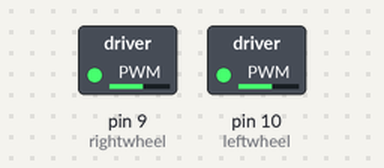
A sketch run on a simulated Arduino Uno, built with avr-gcc and run on an emulated ATmega328P. On the bench: switched loads named in the sketch (green lamp = pin HIGH). Pins used as bus, display or sensor lines are not drawn.

Above: at 0.1 s.
Timing chart, 0 to 1.6 s (numbered marks = the images above):
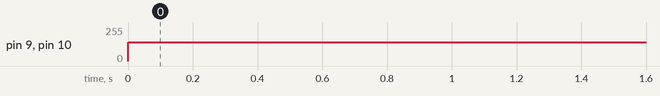

The sketch:

FullControllerWorking.ino
```cpp
int digitaldataMSB;
int digitaldataLSB;
int joystickrightMSB;
int joystickrightLSB;
int joystickleftMSB;
int joystickleftLSB;
int throwingpotMSB;
int throwingpotLSB;
byte bitread[28];

int qbswivelright = 2;
int qbthrowingspeed = 3;
int qbthrowingspeedvalue;
int qbswivelleft = 4;
int rightwheel = 9;
int rightwheelspeed;
int rightwheelspeedvalue;
int leftwheel = 10;
int leftwheelspeed;
int leftwheelspeedvalue;
int qbthrow = 11;

int inputPin = A0;
int scaleValue = 0;
int PWMvaluetoMotorDriver = 0;

float analogReading = 0;


void setup(){
  Serial.begin(9600);
  //for more info go here: http://forum.arduino.cc/index.php/topic,16612.0.html
  //but i basically just took the default PWM frequency and tweeked it to get better resolution, the default is ~1kHz
  TCCR1B = TCCR1B & 0b11111000 | 0x03;//set the PWM frequency of pins 9 and 10 to 488Hz
  TCCR2B = TCCR2B & 0b11111000 | 0x04;//set the PWM frequency of pins 11 and 3 to 488Hz
}

void loop(){
  if(Serial.available()>27){
      for (int i = 0; i<28; i++){
        bitread[i] = Serial.read();
        //Serial.print(i);
        //Serial.print(": ");
        //Serial.print(bitread[i]);
        //Serial.print(",");
      }
      //Serial.println();
  }
/*
bit assignments

bitread 19- MSB Digital data
bitread 20- LSB Digital data
bitread 21- MSB Throwing Potentiometer
bitread 22- LSB Throwing Potentiometer
bitread 23- MSB Left Joystick
bitread 24- LSB Left Joystick
bitread 25- MSB Right Joystick
bitread 26- LSB Right Joystick
*/
digitaldataMSB = bitread[19];
digitaldataLSB = bitread[20];
throwingpotMSB = bitread[21];
throwingpotLSB = bitread[22];
joystickleftMSB = bitread[23];
joystickleftLSB = bitread[24];
joystickrightMSB = bitread[25];
joystickrightLSB = bitread[26];
/*
Serial.print("digitaldataMSB: ");
Serial.println(digitaldataMSB);
Serial.print("digitaldataLSB: ");
Serial.println(digitaldataLSB);
Serial.print("throwingPotMSB: ");
Serial.println(throwingPotMSB);
Serial.print("throwingPotLSB: ");
Serial.println(throwingPotLSB);
Serial.print("joystickLeftMSB: ");
Serial.println(joystickLeftMSB);
Serial.print("joystickLeftLSB: ");
Serial.println(joystickLeftLSB);
Serial.print("joystickRightMSB: ");
Serial.println(joystickRightMSB);
Serial.print("joystickRightLSB: ");
Serial.println(joystickRightLSB);
*/


//Digital data for qb swivel and fire
if (digitaldataMSB == 0){//fire pb pressed
  digitalWrite(qbswivelleft,HIGH);
}
if (digitaldataMSB == 4){//fire pb released
  digitalWrite(qbswivelleft,LOW);
}

switch (digitaldataLSB){
  case 8: //just qbswivelright pressed
    digitalWrite(qbswivelright,HIGH);
    break;
  case 32: //just qbthrow pressed
    digitalWrite(qbthrow, HIGH);
    break;
  case 40://both qbswivelright and qbthrow pressed
    digitalWrite(qbswivelright,HIGH);
    digitalWrite(qbthrow, HIGH);
    break;
  default://neither qbswivelright or qbthrow pressed
    digitalWrite(qbswivelright,LOW);
    digitalWrite(qbthrow, LOW);
}

//motor and throwing speed signals
     qbthrowingspeedvalue = throwingpotLSB +(throwingpotMSB*256);
     //Serial.println(qbthrowingspeedvalue);
     qbthrowingspeed = map(qbthrowingspeedvalue,0,1023,141.25,232.5);//scale value from 0-1023 to 141.25-232.5
     analogWrite(qbthrow,qbthrowingspeed);

     leftwheelspeedvalue = joystickleftLSB +(joystickleftMSB*256);
     //Serial.println(leftwheelspeedvalue);
     leftwheelspeed = map(leftwheelspeedvalue,0,1023,141.25,232.5);//scale value from 0-1023 to 141.25-232.5
     analogWrite(leftwheel,leftwheelspeed);

     rightwheelspeedvalue = joystickrightLSB +(joystickrightMSB*256);
     //Serial.println(rightwheelspeedvalue);
     rightwheelspeed = map(rightwheelspeedvalue,0,1023,141.25,232.5);//scale value from 0-1023 to 141.25-232.5
     analogWrite(rightwheel,rightwheelspeed);


}
```

Measured:
- by itself, pin 9 (rightwheel), pin 10 (leftwheel): 0/255 → 141/255 at 0.00 s
